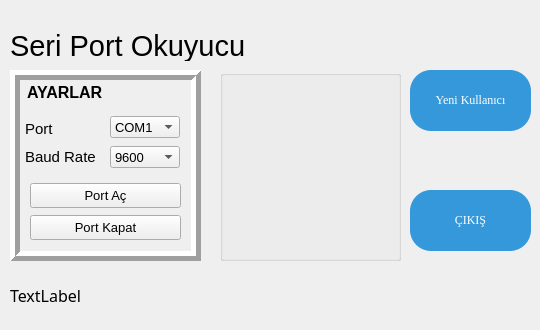
  <widget class="QWidget" name="centralwidget">
   <widget class="QFrame" name="frame">
    <property name="geometry">
     <rect>
      <x>10</x>
      <y>70</y>
      <width>191</width>
      <height>191</height>
     </rect>
    </property>
    <property name="font">
     <font>
      <family>Arial</family>
      <pointsize>10</pointsize>
      <weight>75</weight>
      <bold>true</bold>
     </font>
    </property>
    <property name="toolTip">
     <string/>
    </property>
    <property name="frameShape">
     <enum>QFrame::Box</enum>
    </property>
    <property name="frameShadow">
     <enum>QFrame::Raised</enum>
    </property>
    <property name="lineWidth">
     <number>5</number>
    </property>
    <widget class="QPushButton" name="portac">
     <property name="geometry">
      <rect>
       <x>20</x>
       <y>113</y>
       <width>151</width>
       <height>25</height>
      </rect>
     </property>
     <property name="font">
      <font>
       <weight>50</weight>
       <bold>false</bold>
      </font>
     </property>
     <property name="text">
      <string>Port Aç</string>
     </property>
    </widget>
    <widget class="QPushButton" name="portkapat">
     <property name="geometry">
      <rect>
       <x>20</x>
       <y>145</y>
       <width>151</width>
       <height>25</height>
      </rect>
     </property>
     <property name="font">
      <font>
       <weight>50</weight>
       <bold>false</bold>
      </font>
     </property>
     <property name="text">
      <string>Port Kapat</string>
     </property>
    </widget>
    <widget class="QLabel" name="baud">
     <property name="geometry">
      <rect>
       <x>15</x>
       <y>79</y>
       <width>80</width>
       <height>15</height>
      </rect>
     </property>
     <property name="font">
      <font>
       <family>Arial</family>
       <pointsize>11</pointsize>
       <weight>50</weight>
       <bold>false</bold>
      </font>
     </property>
     <property name="styleSheet">
      <string notr="true"/>
     </property>
     <property name="text">
      <string>Baud Rate</string>
     </property>
    </widget>
    <widget class="QLabel" name="portseciniz">
     <property name="geometry">
      <rect>
       <x>15</x>
       <y>51</y>
       <width>41</width>
       <height>16</height>
      </rect>
     </property>
     <property name="font">
      <font>
       <family>Arial</family>
       <pointsize>11</pointsize>
       <weight>50</weight>
       <bold>false</bold>
      </font>
     </property>
     <property name="styleSheet">
      <string notr="true"/>
     </property>
     <property name="text">
      <string>Port</string>
     </property>
    </widget>
    <widget class="QComboBox" name="port">
     <property name="geometry">
      <rect>
       <x>100</x>
       <y>46</y>
       <width>70</width>
       <height>22</height>
      </rect>
     </property>
     <property name="font">
      <font>
       <weight>50</weight>
       <bold>false</bold>
      </font>
     </property>
     <property name="currentText">
      <string>COM1</string>
     </property>
     <property name="currentIndex">
      <number>0</number>
     </property>
     <item>
      <property name="text">
       <string>COM1</string>
      </property>
     </item>
     <item>
      <property name="text">
       <string>COM2</string>
      </property>
     </item>
     <item>
      <property name="text">
       <string>COM3</string>
      </property>
     </item>
     <item>
      <property name="text">
       <string>COM4</string>
      </property>
     </item>
     <item>
      <property name="text">
       <string>COM5</string>
      </property>
     </item>
     <item>
      <property name="text">
       <string>COM6</string>
      </property>
     </item>
     <item>
      <property name="text">
       <string>COM7</string>
      </property>
     </item>
     <item>
      <property name="text">
       <string>COM8</string>
      </property>
     </item>
     <item>
      <property name="text">
       <string>COM9</string>
      </property>
     </item>
     <item>
      <property name="text">
       <string>COM10</string>
      </property>
     </item>
    </widget>
    <widget class="QComboBox" name="baudrate">
     <property name="geometry">
      <rect>
       <x>100</x>
       <y>76</y>
       <width>70</width>
       <height>22</height>
      </rect>
     </property>
     <property name="font">
      <font>
       <weight>50</weight>
       <bold>false</bold>
      </font>
     </property>
     <property name="currentText">
      <string>9600</string>
     </property>
     <property name="currentIndex">
      <number>12</number>
     </property>
     <item>
      <property name="text">
       <string>50</string>
      </property>
     </item>
     <item>
      <property name="text">
       <string>75</string>
      </property>
     </item>
     <item>
      <property name="text">
       <string>110</string>
      </property>
     </item>
     <item>
      <property name="text">
       <string>134</string>
      </property>
     </item>
     <item>
      <property name="text">
       <string>150</string>
      </property>
     </item>
     <item>
      <property name="text">
       <string>200</string>
      </property>
     </item>
     <item>
      <property name="text">
       <string>300</string>
      </property>
     </item>
     <item>
      <property name="text">
       <string>600</string>
      </property>
     </item>
     <item>
      <property name="text">
       <string>1200</string>
      </property>
     </item>
     <item>
      <property name="text">
       <string>1800</string>
      </property>
     </item>
     <item>
      <property name="text">
       <string>2400</string>
      </property>
     </item>
     <item>
      <property name="text">
       <string>4800</string>
      </property>
     </item>
     <item>
      <property name="text">
       <string>9600</string>
      </property>
     </item>
     <item>
      <property name="text">
       <string>19200</string>
      </property>
     </item>
     <item>
      <property name="text">
       <string>38400</string>
      </property>
     </item>
     <item>
      <property name="text">
       <string>57600</string>
      </property>
     </item>
     <item>
      <property name="text">
       <string>115200</string>
      </property>
     </item>
    </widget>
    <widget class="QLabel" name="ayarlar">
     <property name="geometry">
      <rect>
       <x>17</x>
       <y>14</y>
       <width>91</width>
       <height>16</height>
      </rect>
     </property>
     <property name="font">
      <font>
       <family>Arial</family>
       <pointsize>12</pointsize>
       <weight>75</weight>
       <bold>true</bold>
      </font>
     </property>
     <property name="styleSheet">
      <string notr="true"/>
     </property>
     <property name="text">
      <string>AYARLAR</string>
     </property>
    </widget>
   </widget>
   <widget class="QPushButton" name="pb_cikis">
    <property name="geometry">
     <rect>
      <x>410</x>
      <y>190</y>
      <width>121</width>
      <height>61</height>
     </rect>
    </property>
    <property name="font">
     <font>
      <family>Georgia</family>
      <pointsize>-1</pointsize>
      <underline>false</underline>
      <strikeout>false</strikeout>
     </font>
    </property>
    <property name="styleSheet">
     <string notr="true">QPushButton {
  background: #064570;
  background-image: -webkit-linear-gradient(top, #064570, #68b6e6);
  background-image: -moz-linear-gradient(top, #064570, #68b6e6);
  background-image: -ms-linear-gradient(top, #064570, #68b6e6);
  background-image: -o-linear-gradient(top, #064570, #68b6e6);
  background-image: linear-gradient(to bottom, #064570, #68b6e6);
  -webkit-border-radius: 21;
  -moz-border-radius: 21;
  border-radius: 21px;
  text-shadow: 6px 5px 3px #7a797a;
  -webkit-box-shadow: 3px 3px 5px #666666;
  -moz-box-shadow: 3px 3px 5px #666666;
  box-shadow: 3px 3px 5px #666666;
  font-family: Georgia;
  color: #ffffff;
  font-size: 12px;
  background: #3498db;
  padding: 9px 20px 10px 20px;
  border: solid #f20c0c 1px;
  text-decoration: none;
}

QPushButton:hover {
  background: #fc2424;
  background-image: -webkit-linear-gradient(top, #fc2424, #f70f0f);
  background-image: -moz-linear-gradient(top, #fc2424, #f70f0f);
  background-image: -ms-linear-gradient(top, #fc2424, #f70f0f);
  background-image: -o-linear-gradient(top, #fc2424, #f70f0f);
  background-image: linear-gradient(to bottom, #fc2424, #f70f0f);
  text-decoration: none;
}</string>
    </property>
    <property name="text">
     <string>ÇIKIŞ</string>
    </property>
   </widget>
   <widget class="QGroupBox" name="groupBox">
    <property name="geometry">
     <rect>
      <x>220</x>
      <y>70</y>
      <width>181</width>
      <height>191</height>
     </rect>
    </property>
    <property name="font">
     <font>
      <pointsize>12</pointsize>
      <weight>75</weight>
      <bold>true</bold>
     </font>
    </property>
    <property name="title">
     <string/>
    </property>
    <widget class="QLabel" name="seriPort">
     <property name="geometry">
      <rect>
       <x>30</x>
       <y>60</y>
       <width>121</width>
       <height>71</height>
      </rect>
     </property>
     <property name="sizePolicy">
      <sizepolicy hsizetype="Preferred" vsizetype="Preferred">
       <horstretch>0</horstretch>
       <verstretch>0</verstretch>
      </sizepolicy>
     </property>
     <property name="font">
      <font>
       <pointsize>16</pointsize>
       <weight>75</weight>
       <bold>true</bold>
      </font>
     </property>
     <property name="styleSheet">
      <string notr="true"/>
     </property>
     <property name="text">
      <string/>
     </property>
     <property name="alignment">
      <set>Qt::AlignCenter</set>
     </property>
    </widget>
    <widget class="QLabel" name="lblVolt">
     <property name="geometry">
      <rect>
       <x>40</x>
       <y>130</y>
       <width>101</width>
       <height>31</height>
      </rect>
     </property>
     <property name="sizePolicy">
      <sizepolicy hsizetype="Preferred" vsizetype="Preferred">
       <horstretch>0</horstretch>
       <verstretch>0</verstretch>
      </sizepolicy>
     </property>
     <property name="font">
      <font>
       <pointsize>16</pointsize>
       <weight>75</weight>
       <bold>true</bold>
      </font>
     </property>
     <property name="styleSheet">
      <string notr="true"/>
     </property>
     <property name="text">
      <string/>
     </property>
     <property name="alignment">
      <set>Qt::AlignCenter</set>
     </property>
    </widget>
   </widget>
   <widget class="QPushButton" name="KayitOl">
    <property name="geometry">
     <rect>
      <x>410</x>
      <y>70</y>
      <width>121</width>
      <height>61</height>
     </rect>
    </property>
    <property name="font">
     <font>
      <family>Georgia</family>
      <pointsize>-1</pointsize>
      <underline>false</underline>
      <strikeout>false</strikeout>
     </font>
    </property>
    <property name="styleSheet">
     <string notr="true">QPushButton {
  background: #064570;
  background-image: -webkit-linear-gradient(top, #064570, #68b6e6);
  background-image: -moz-linear-gradient(top, #064570, #68b6e6);
  background-image: -ms-linear-gradient(top, #064570, #68b6e6);
  background-image: -o-linear-gradient(top, #064570, #68b6e6);
  background-image: linear-gradient(to bottom, #064570, #68b6e6);
  -webkit-border-radius: 21;
  -moz-border-radius: 21;
  border-radius: 21px;
  text-shadow: 6px 5px 3px #7a797a;
  -webkit-box-shadow: 3px 3px 5px #666666;
  -moz-box-shadow: 3px 3px 5px #666666;
  box-shadow: 3px 3px 5px #666666;
  font-family: Georgia;
  color: #ffffff;
  font-size: 12px;
  background: #3498db;
  padding: 9px 20px 10px 20px;
  border: solid #32f00c 1px;
  text-decoration: none;
}

QPushButton:hover {
  background: #25fa33;
  background-image: -webkit-linear-gradient(top, #25fa33, #4af511);
  background-image: -moz-linear-gradient(top, #25fa33, #4af511);
  background-image: -ms-linear-gradient(top, #25fa33, #4af511);
  background-image: -o-linear-gradient(top, #25fa33, #4af511);
  background-image: linear-gradient(to bottom, #25fa33, #4af511);
  text-decoration: none;
}</string>
    </property>
    <property name="text">
     <string>Yeni Kullanıcı</string>
    </property>
   </widget>
   <widget class="QLabel" name="LblSif">
    <property name="geometry">
     <rect>
      <x>10</x>
      <y>30</y>
      <width>251</width>
      <height>31</height>
     </rect>
    </property>
    <property name="font">
     <font>
      <family>MS Shell Dlg 2</family>
      <pointsize>22</pointsize>
      <weight>50</weight>
      <italic>false</italic>
      <bold>false</bold>
     </font>
    </property>
    <property name="styleSheet">
     <string notr="true">font: 8pt &quot;Calibri&quot;;
font: 22pt &quot;MS Shell Dlg 2&quot;;</string>
    </property>
    <property name="text">
     <string>Seri Port Okuyucu</string>
    </property>
   </widget>
   <widget class="QLabel" name="label_10">
    <property name="geometry">
     <rect>
      <x>10</x>
      <y>270</y>
      <width>211</width>
      <height>51</height>
     </rect>
    </property>
    <property name="font">
     <font>
      <family>Impact</family>
      <pointsize>12</pointsize>
     </font>
    </property>
    <property name="styleSheet">
     <string notr="true"/>
    </property>
    <property name="text">
     <string>TextLabel</string>
    </property>
   </widget>
  </widget>
